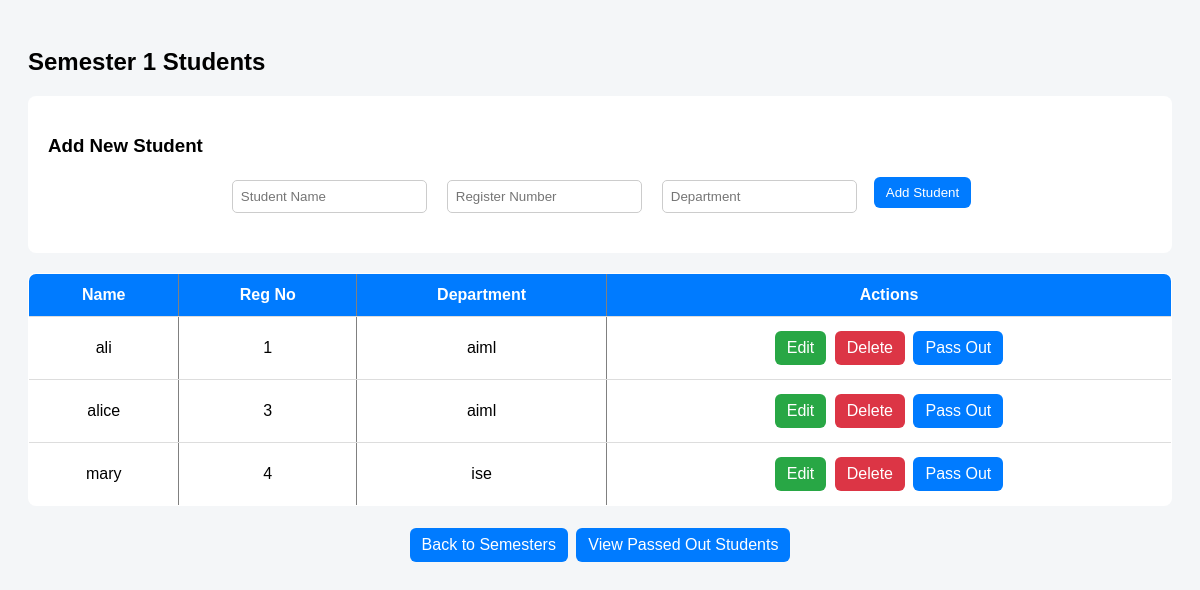
Page /semester1 (signed in) on the committed database.
### app.py (models this page shows)
class Student(db.Model):
    id = db.Column(db.Integer, primary_key=True)
    name = db.Column(db.String(100), nullable=False)
    regno = db.Column(db.String(50), unique=True, nullable=False)
    department = db.Column(db.String(100), nullable=False)
    semester = db.Column(db.Integer, nullable=False)
    passed_out = db.Column(db.Boolean, default=False)
    skills = db.Column(db.Text)  # Skills stored at student level
    ptm_records = db.Column(db.Text)  # PTM records stored at student level

### app.py (the view)
@app.route("/semester<int:semester_id>")
@login_required
def semester_page(semester_id):
    students = Student.query.filter_by(semester=semester_id, passed_out=False).all()
    return render_template(f"semester{semester_id}.html", students=students)

### app.py (called while the page is built)
def login_required(f):
    @wraps(f)
    def decorated_function(*args, **kwargs):
        if not session.get('logged_in'):
            flash('Please login to access this page', 'error')
            return redirect(url_for('login'))
        return f(*args, **kwargs)
    return decorated_function

### mini_project-master/templates/semester1.html (shortened to what this page needs)
<!DOCTYPE html>
<html>
<head>
</head>
<body>
<h2>Semester 1 Students</h2>
<div class="add-student-form">
    <h3>Add New Student</h3>
    <form method="POST" action="{{ url_for('add_student', semester_id=1) }}">
        <div class="form-row">
            <div class="form-group">
                <input type="text" name="name" placeholder="Student Name" required>
            </div>
            <div class="form-group">
                <input type="text" name="regno" placeholder="Register Number" required>
            </div>
            <div class="form-group">
                <input type="text" name="department" placeholder="Department" required>
            </div>
            <div class="form-group">
                <button type="submit" class="btn">Add Student</button>
            </div>
        </div>
    </form>
</div>
<table border="1">
    <tr>
        <th>Name</th>
        <th>Reg No</th>
        <th>Department</th>
        <th>Actions</th>
    </tr>
    {% for student in students %}
    <tr>
        <td>{{ student.name }}</td>
        <td>{{ student.regno }}</td>
        <td>{{ student.department }}</td>
        <td>
            <a href="{{ url_for('edit_student', semester_id=1, student_id=student.id) }}" class="btn edit-btn">Edit</a>
            <a href="{{ url_for('delete_student', semester_id=1, student_id=student.id) }}" class="btn delete-btn"
               onclick="return confirm('Delete this student?')">Delete</a>
            <a href="{{ url_for('move_to_passed_out', semester_id=1, student_id=student.id) }}" class="btn"
               onclick="return confirm('Move this student to passed out?')">Pass Out</a>
        </td>
    </tr>
    {% endfor %}
</table>
<div style="text-align: center; margin-top: 20px;">
    <a href="{{ url_for('semester_dashboard') }}" class="btn">Back to Semesters</a>
    <a href="{{ url_for('passed_out_students') }}" class="btn">View Passed Out Students</a>
</div>
</body>
</html>

### mini_project-master/templates/semester1.html (style rules this page uses)
body { font-family: Arial, sans-serif; background-color: #f4f6f8; padding: 20px; }
table { width: 100%; border-collapse: collapse; margin-top: 20px; background: white; border-radius: 8px; overflow: hidden; }
th, td { padding: 12px; text-align: center; border-bottom: 1px solid #ddd; }
th { background-color: #007bff; color: white; }
.btn { background-color: #007bff; color: white; padding: 8px 12px; border: none; border-radius: 6px; cursor: pointer; transition: 0.3s; text-decoration: none; display: inline-block; margin: 2px; }
.delete-btn { background-color: #dc3545; }
.edit-btn { background-color: #28a745; }
input { padding: 8px; margin: 5px; border: 1px solid #ccc; border-radius: 5px; }
.form-row { display: flex; justify-content: center; gap: 10px; margin: 15px 0; }
.add-student-form { background: white; padding: 20px; border-radius: 8px; margin: 20px 0; }

### rows in the picture
Student: name "ali", regno "1", department "aiml"
Student: name "alice", regno "3", department "aiml"
Student: name "mary", regno "4", department "ise"
